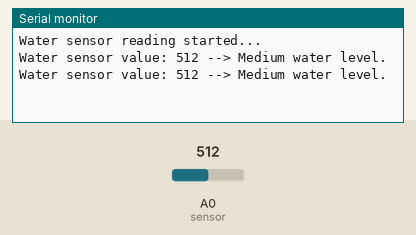
A sketch run on a simulated Arduino Uno, built with avr-gcc and run on an emulated ATmega328P. On the bench: the last lines printed to the serial monitor. Inputs (shaded band) come from the test bench; at power-on: A0 (sensor) = 512.

Above: at 1.8 s.
1.9 s: A0 (sensor) set to 586
At 2.7 s:
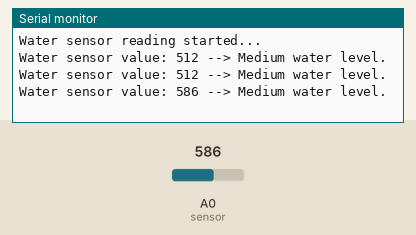
3.4 s: A0 (sensor) set to 611
At 4.8 s:
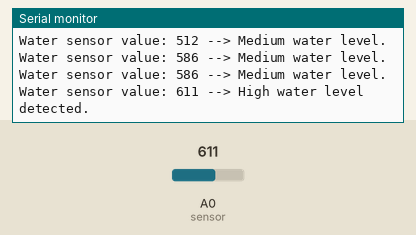

The sketch:

WaterSensor.ino
```cpp
void setup() {
  Serial.begin(9600);  // Start serial communication at 9600 baud
  Serial.println("Water sensor reading started...");
}

void loop() {
  int sensorValue = analogRead(A0);  // Read raw analog value from water sensor

  Serial.print("Water sensor value: ");
  Serial.print(sensorValue);

  // Interpret water level based on the sensor value
  if (sensorValue > 600) {
    Serial.println(" --> High water level detected.");
  } else if (sensorValue > 300) {
    Serial.println(" --> Medium water level.");
  } else {
    Serial.println(" --> Low or no water detected.");
  }

  delay(1000);  // Wait 1 second before next reading
}
```

Measured:
- the behaviour switches between 600 and 601 on A0 (sensor) (found by bisection; images 1 and 2)
- after the input at 1.9 s, the serial monitor: prints a new line after 0.12 s (image 1)
- after the input at 3.4 s, the serial monitor: prints a new line after 0.62 s (image 2)
